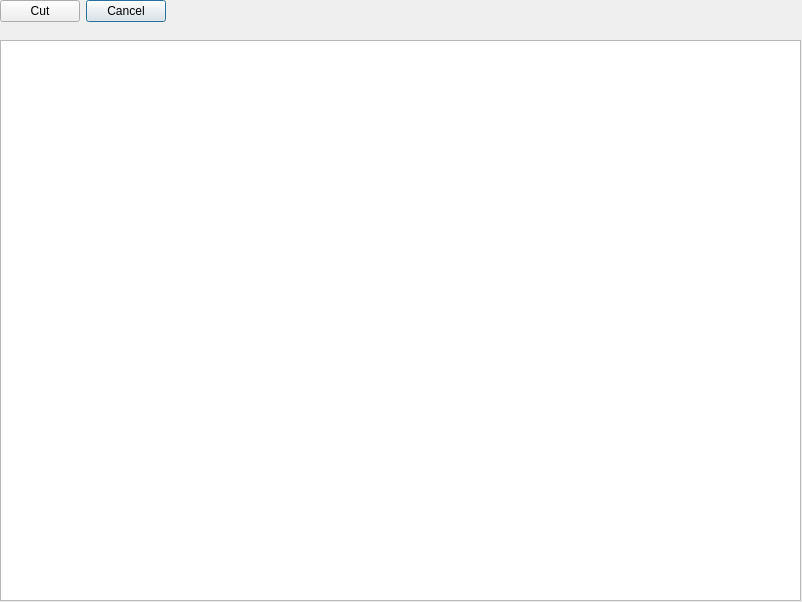
<?xml version="1.0" encoding="UTF-8"?>
<ui version="4.0">
 <class>SimulatorDialog</class>
 <widget class="QDialog" name="SimulatorDialog">
  <property name="geometry">
   <rect>
    <x>0</x>
    <y>0</y>
    <width>802</width>
    <height>602</height>
   </rect>
  </property>
  <property name="sizePolicy">
   <sizepolicy hsizetype="Maximum" vsizetype="Maximum">
    <horstretch>0</horstretch>
    <verstretch>0</verstretch>
   </sizepolicy>
  </property>
  <property name="windowTitle">
   <string>Simulator</string>
  </property>
  <widget class="SimulatorView" name="graphicsView">
   <property name="geometry">
    <rect>
     <x>0</x>
     <y>40</y>
     <width>801</width>
     <height>561</height>
    </rect>
   </property>
  </widget>
  <widget class="QWidget" name="">
   <layout class="QHBoxLayout" name="horizontalLayout_2">
    <item>
     <widget class="QPushButton" name="simulateButton">
      <property name="text">
       <string>Cut</string>
      </property>
     </widget>
    </item>
    <item>
     <widget class="QPushButton" name="cancelButton">
      <property name="text">
       <string>Cancel</string>
      </property>
      <property name="default">
       <bool>true</bool>
      </property>
     </widget>
    </item>
   </layout>
  </widget>
 </widget>
 <resources/>
 <connections>
  <connection>
   <sender>cancelButton</sender>
   <signal>clicked()</signal>
   <receiver>SimulatorDialog</receiver>
   <slot>reject()</slot>
   <hints>
    <hint type="sourcelabel">
     <x>544</x>
     <y>394</y>
    </hint>
    <hint type="destinationlabel">
     <x>298</x>
     <y>211</y>
    </hint>
   </hints>
  </connection>
  <connection>
   <sender>simulateButton</sender>
   <signal>clicked()</signal>
   <receiver>SimulatorDialog</receiver>
   <slot>simulate()</slot>
   <hints>
    <hint type="sourcelabel">
     <x>469</x>
     <y>394</y>
    </hint>
    <hint type="destinationlabel">
     <x>298</x>
     <y>211</y>
    </hint>
   </hints>
  </connection>
 </connections>
  <customwidgets>
  <customwidget>
   <class>SimulatorView</class>
   <extends>QGraphicsView</extends>
   <header>SimulatorView.h</header>
  </customwidget>
 </customwidgets>
</ui>
